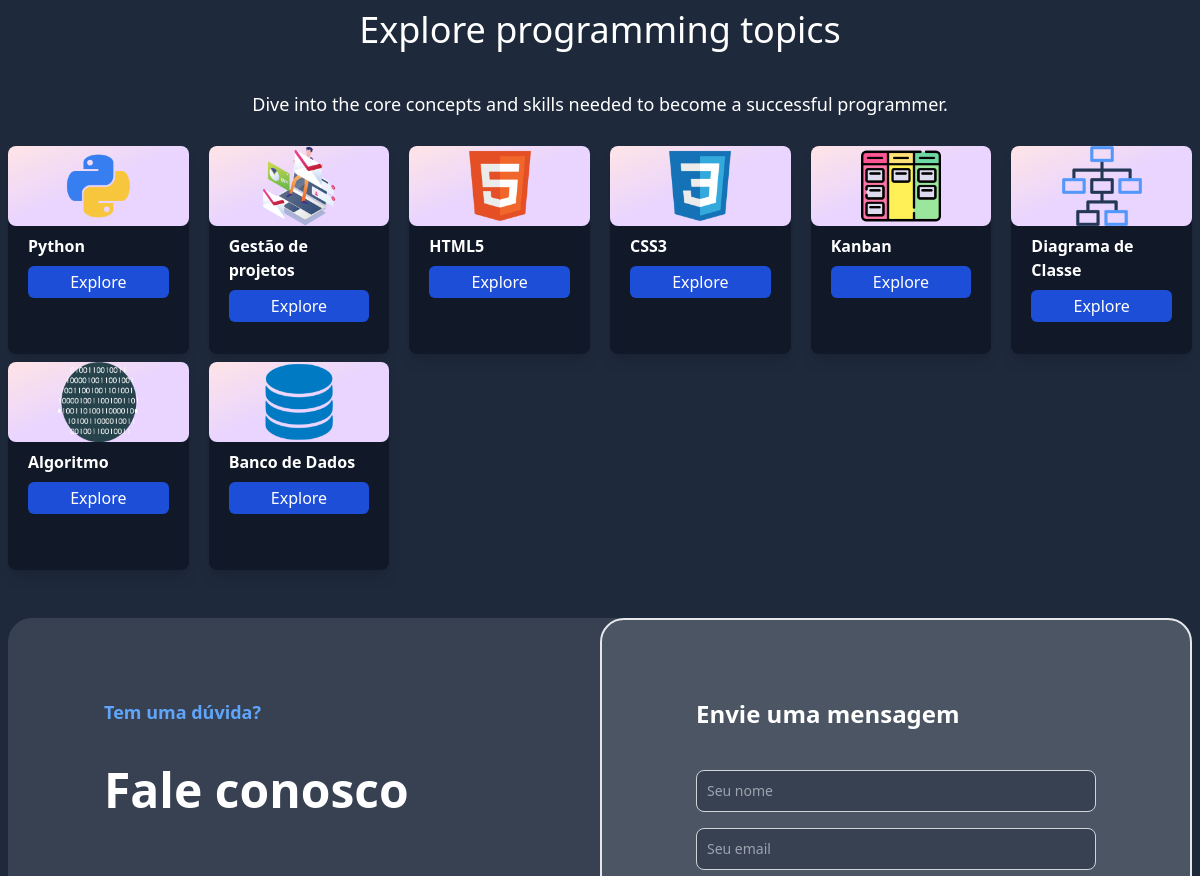
The app's page / (middle part), older data.
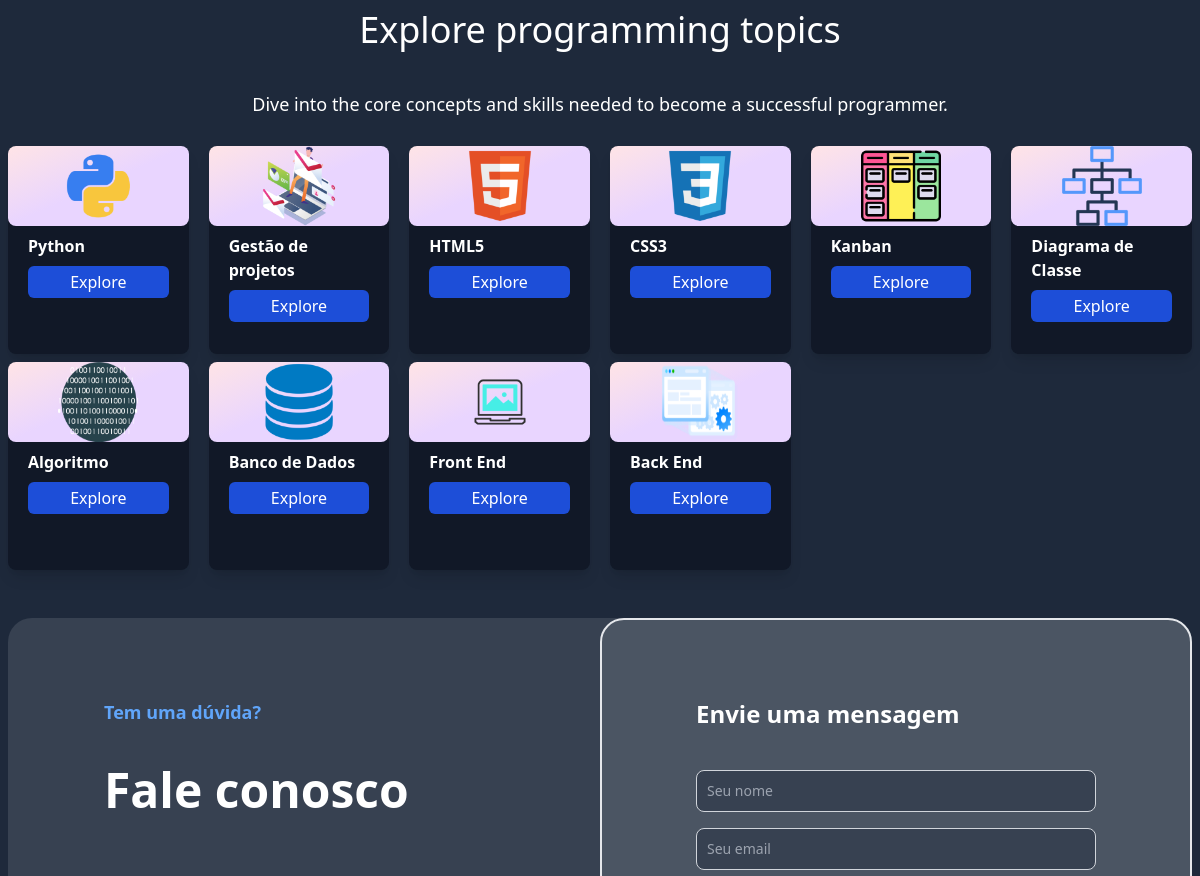
The same page, newer data.
### home/models.py (models this page shows, shortened)
class Topico(models.Model):
    icon_topico = models.ImageField(upload_to='img/icons/', null=True, blank=True)
    nome_topico = models.CharField(max_length=50)
    introducao = models.TextField()
    imagem = models.ImageField(upload_to='img/')
    fonte = models.URLField()
    texto_ferramenta = models.TextField()
    fonte_ferramenta = models.URLField()

### home/views.py (the view)
# urls.py: path('', home, name='home'),
def home(request):
    topicos = Topico.objects.all()
    new_suport_form = []
    search = request.GET.get('search')
    if search:
        topicos = Topico.objects.filter(nome_topico__icontains=search)
    if request.method == 'POST':
        new_suport_form = SuporteModelForm(request.POST)
        if new_suport_form.is_valid():
            new_suport_form.save()
            return redirect('home')
    else:
        new_suport_form = SuporteModelForm()
    context = {'topicos': topicos, 'form': new_suport_form}
    return render(request, 'home.html', context)

### home/models.py (called while the page is built)
    def __str__(self) -> str:
        return self.nome_erro

### home/templates/home.html (shortened to what this page needs)
{% extends 'base.html' %}
{% load static tailwind_tags %}
    {% block content %}
        <section id="section2" class="flex flex-col w-full py-20 mx-auto">
            <h2 class="my-5 text-4xl font-medium text-center">Explore programming topics</h2>
            <p class="my-5 text-lg text-center">Dive into the core concepts and skills needed to become a successful programmer.</p>
            <div class="flex w-full mx-auto">
                <ul class="grid mx-auto mt-6 mb-6 gap-x-1 lg:grid-cols-6 gap-y-20 xs:grid-cols-2">
                    {% for topico in topicos %}
                        <li class="flex flex-row items-center h-24 px-2 mt-10">
                            <div class="justify-between w-56 transition duration-300 transform bg-gray-900 rounded-lg shadow-lg hover:scale-110 hover:shadow-xl min-h-52">
                                <div class="flex items-center justify-center mx-auto rounded-lg bg-gradient-to-br from-rose-100 via-purple-200 to-purple-200 h-3/6">
                                    <img class="w-20 h-20" src="{{ topico.icon_topico.url }}" alt="">
                                </div>
                                <div class="flex flex-col px-5 pt-2">
                                    <h2 class="font-semibold text-white">{{ topico.nome_topico }}</h2>
                                    <a class="flex justify-center w-full mx-auto" href="{% url 'exibir_topico' topico.id %}">
                                        <button class="flex justify-center w-full px-2 py-1 mx-auto mt-2 text-white transition duration-150 bg-blue-700 rounded-md cursor-pointer hover:bg-blue-900" type="button">Explore</button>
                                    </a>
                                </div>
                            </div>
                        </li>
                    {% endfor %}
                </ul>
            </div>
        </section>
        <section id="section3" class="flex">
            <div class="relative w-full mx-auto ml-2 mr-2 bg-gray-700 sm:pt-20 rounded-3xl 2xl:pt-40">
                <div class="container px-4 mx-auto">
                    <div class="max-w-5xl mx-auto">
                        <div class="flex flex-wrap -mx-4">
                            <div class="relative w-full px-4 pb-20 overflow-hidden lg:w-1/2">
                                <div class="relative max-w-md">
                                    <div class="pb-16 mb-8 border-b border-gray-400">
                                        <p class="text-lg font-bold text-blue-400">Tem uma dúvida?</p>
                                        <h2 class="mt-10 mb-16 text-5xl font-bold text-white font-heading">Fale conosco</h2>
                                    </div>
                                </div>
                            </div>
                            <div class="relative w-full px-4 pb-20 lg:w-1/2">
                                <div class="max-w-md lg:ml-20">
                                    <form method="post">
                                        <h3 class="mb-10 text-2xl font-bold text-white">Envie uma mensagem</h3>
                                        <div class="mb-4 text-gray-800">
                                            {{ form.nome }}
                                        </div>
                                        <div class="mb-4 text-gray-800">
                                            {{ form.email }}
                                        </div>
                                    </form>
                                </div>
                            </div>
                        </div>
                    </div>
                </div>
            </div>
        </section>
    {% endblock %}

Row changes from the older to the newer data that the page shows:
added Topico: icon_topico (picture), nome_topico "Front End"
added Topico: icon_topico (picture), nome_topico "Back End"
